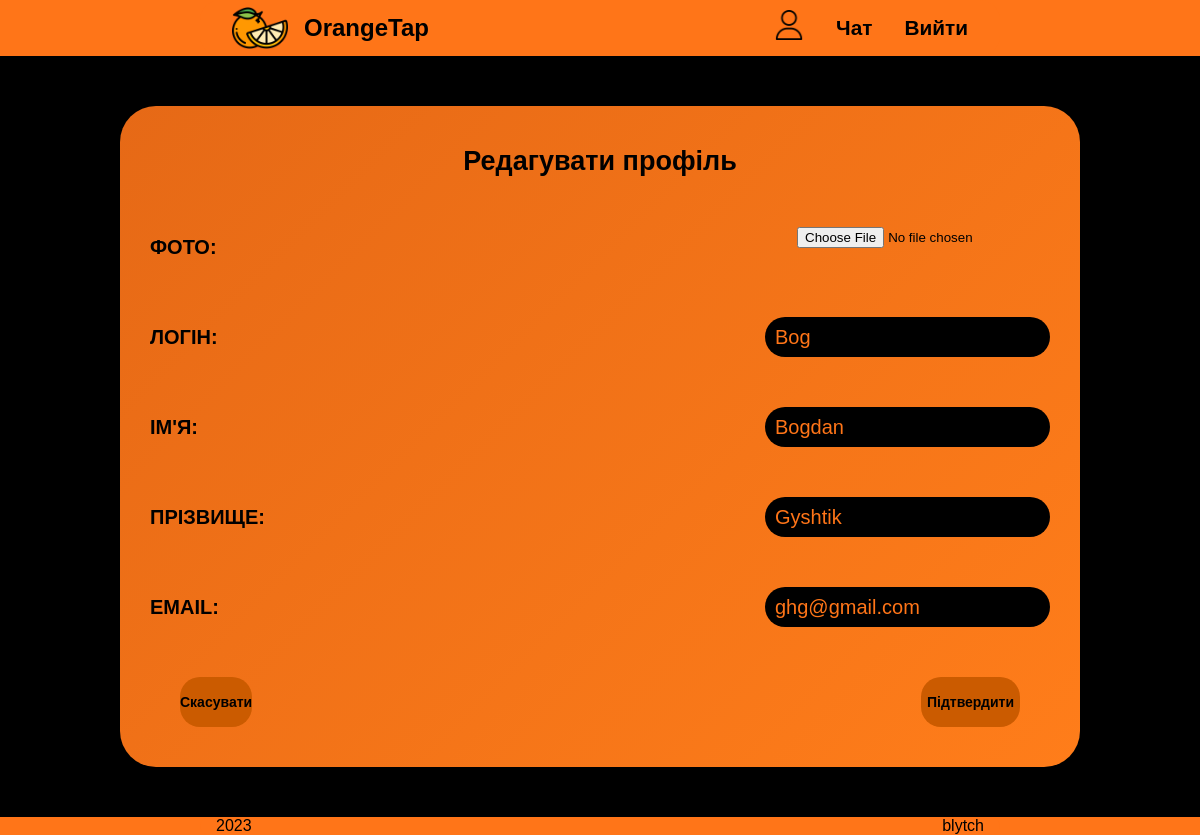
The app's page /edit/ (signed in) with its own data.
### users/models.py (models this page shows)
class User(AbstractUser):
	image = models.ImageField(upload_to='users_images', null=True , blank=True)
	friends = models.ManyToManyField('user', related_name = "myfriends" , blank=True)

### users/views.py (the view)
# urls.py: path('edit/', views.edit , name='edit'),
def edit(request):
	if request.method == 'POST':
		form = UserProfileForm(instance = request.user , data=request.POST)
		if form.is_valid():
			form.save()
			return HttpResponseRedirect(reverse('users:main_page'))
	else:
		form = UserProfileForm(instance = request.user)
	return render(request, 'users/edit.html' ,{
		"auth": request.user.is_active ,
		"form": form ,
	} )

### users/form.py
class UserProfileForm(UserChangeForm):
	first_name = forms.CharField(widget=forms.TextInput(attrs={'class': 'input' , 'placeholder': 'Уведіть' , 'readonly': True}))
	last_name = forms.CharField(widget=forms.TextInput(attrs={'class': 'input' , 'placeholder': 'Уведіть' , 'readonly': True}))
	username = forms.CharField(widget=forms.TextInput(attrs={'class': 'input', 'placeholder': 'Уведіть'}))
	image = forms.ImageField(widget=forms.FileInput(attrs={ 'placeholder': 'Уведіть'}),required=False)
	email = forms.CharField(widget=forms.EmailInput(attrs={'class': 'input', 'placeholder': 'Уведіть' , 'readonly': True}))
	class Meta:
		model = User
		fields = ('first_name', 'last_name','username', 'image', 'email' )

### users/templates/users/edit.html (shortened to what this page needs)
{% extends 'users/base.html' %}
{% load static %}
{%block css%}
<link rel="stylesheet" href="{% static 'main_page.css' %}">
<link rel="stylesheet" href="{% static 'styles.css' %}">
{%endblock%}
{% block content%}
	<main class="user_border">
		<div class="user_conteiner">
			<form action="{% url 'users:edit' %}" method="post">
				<div id="register">
					<h2>Редагувати профіль</h2>
					<div class="group">
						<label id="login" for="{{ form.image.id_for_label }}">Фото:</label>
						{{ form.image }}
					</div>
					<div class="group">
						<label id="login" for="{{ form.username.id_for_label }}">Логін:</label>
						{{ form.username }}
					</div>
					<div class="group">
						<label id="login" for="{{ form.first_name.id_for_label }}">Ім'я:</label>
						{{ form.first_name }}
					</div>
					<div class="group">
						<label id="login" for="{{ form.last_name.id_for_label }}">Прізвище:</label>
						{{ form.last_name }}
					</div>
					<div class="group">
						<label id="login" for="{{ form.email.id_for_label }}">Email:</label>
						{{ form.email }}
					</div>
				</div>
				<div class="btn">
					<a href="{% url 'users:main_page' %}" class="submit">Скасувати</a>
					<input type="submit" value="Підтвердити" class="submit">
				</div>
			</form>
		</div>
	</main>
{% endblock %}

### static/main_page.css (style rules this page uses)
* { box-sizing: border-box; }
h1, h2, h3, h4, h5, h6 { margin: 0; padding: 0; }
a { text-decoration: none; }
body { background-color: rgb(0, 0, 0); height: 100vh; display: flex; margin: auto; flex-direction: column; font-family:Arial, Helvetica, sans-serif; }
.user_border { margin: 50px auto ; padding: 40px 30px; width: 60rem; flex: 1 1 auto; border-radius: 36px; background: linear-gradient(315deg, #ff7d1a, #e66916); }
.user_conteiner { text-align: center; }
.user_conteiner h2 { font-size: 27px; margin-bottom: 40px; }

### static/styles.css (style rules this page uses)
* { box-sizing: border-box; }
a { text-decoration: none; }
body { background-color: black; height: 100vh; display: flex; margin: auto; flex-direction: column; font-family: Arial, Helvetica, sans-serif; }
.group { display: flex; margin: 50px auto; justify-content: space-between; }
label { font-weight: 700; font-size: 20px; text-transform: uppercase; margin: 0 20px 0 0; line-height: 40px; }
.input { background-color: black; border-radius: 20px; height: 40px; color: #FF7518; border: none; }
.input[type="text"], .input[type="password"], .input[type="email"] { outline: none; padding: 0 10px; font-size: 20px; }
.submit { background-color: #cb5b00; border: none; border-radius: 20px; height: 50px; display: flex; align-items: center; justify-content: center; color: black; font-weight: 600; font-size: 14px; cursor: pointer; }
.btn { margin: 0 30px; display: flex; justify-content: space-between; }

### records on screen
User: username "Bog", first_name "Bogdan", last_name "Gyshtik", email "ghg@gmail.com"
